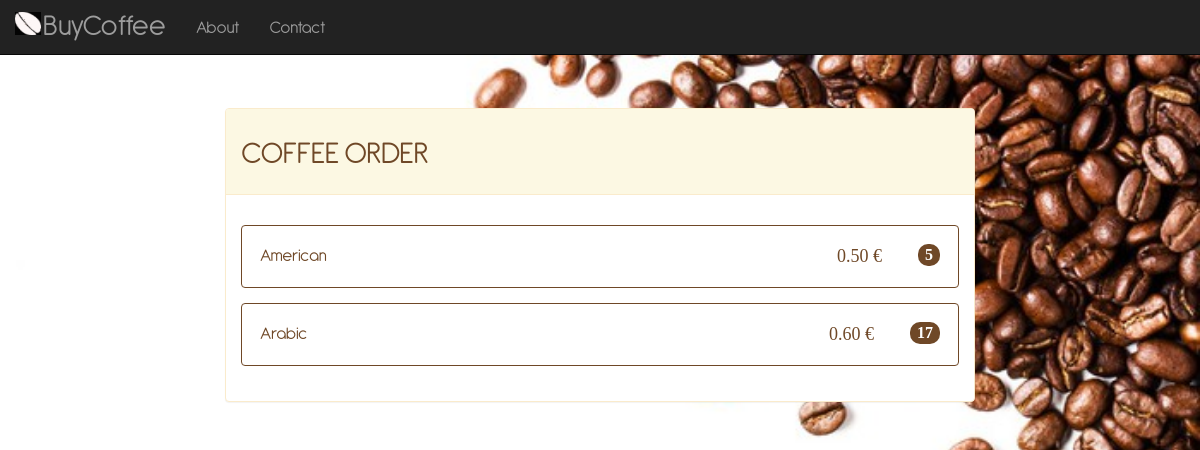
/coffee/, run on an earlier commit of the app's database.
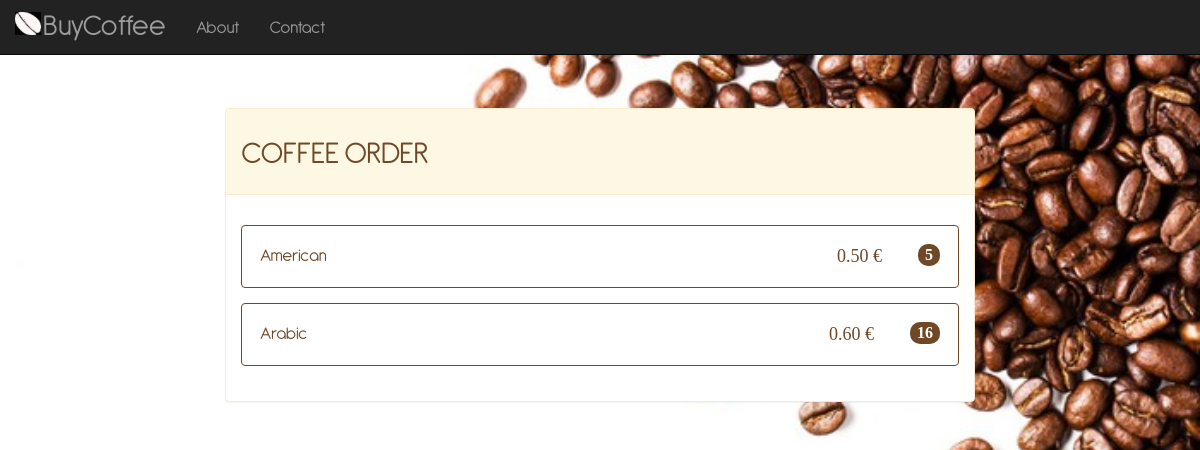
And on a later commit of the database.
### coffee/models.py (models this page shows, shortened)
class CoffeeCapsule(models.Model):
    AMERICAN = 'American'
    ARABIC = 'Arabic'
    COFFEE_CHOICES = (
        (AMERICAN, 'American'),
        (ARABIC, 'Arabic'),
    )
    coffeeType = models.CharField('Type', choices=COFFEE_CHOICES, max_length=25)
    additionDate = models.DateTimeField('addition date', default=timezone.now)
    expirationDate = models.DateTimeField('expiration date')
    coffeeDescription = models.TextField('Description', max_length=200, help_text="Insert a brief product description")
    coffeePrice = models.DecimalField('Price', max_digits=4, decimal_places=2, default=0.50)
    coffeeQuantity = models.PositiveSmallIntegerField('Quantity', default=1, editable=True)

### coffee/views.py (the view)
# urls.py: path('', views.IndexView.as_view(), name='index'),
class IndexView(generic.ListView):
    template_name = 'coffee/index.html'
    context_object_name = 'coffee_list'
    def get_queryset(self):
        return CoffeeCapsule.objects.all().values('coffeeType', 'coffeePrice').annotate(coffeeQuantity=Sum('coffeeQuantity'))

### coffee/templates/coffee/index.html (shortened to what this page needs)
<!doctype html>
<html>
    <head>
        {% load static %}
        <link href="{% static '/coffee/css/bootstrap.min.css' %}" rel="stylesheet" type="text/css">
        <link href="{% static '/coffee/css/custom.css' %}" rel="stylesheet" type="text/css">
    </head>
    <body>
    <nav class="navbar navbar-inverse navbar-fixed-top" role="navigation">
        <div class="container">
            <div class="navbar-header">
                <a class="navbar-brand" href="{% url 'index' %}">
                    BuyCoffee
                </a>
            </div>
            <div class="collapse navbar-collapse" id="bs-example-navbar-collapse-1">
                <ul class="nav navbar-nav">
                    <li>
                        <a href="{% url 'about' %}">About</a>
                    </li>
                    <li>
                        <a href="{% url 'contact' %}">Contact</a>
                    </li>
                </ul>
            </div>
        </div>
    </nav>
        <div class="container-fluid">
            <div class="panel panel-warning">
                <div class="panel-heading">
                    <h1>COFFEE ORDER</h1>
                </div>
                <div id="panel-index-body" class="panel-body">
                    {% load static %}
                    {% if coffee_list %}
                    <ul class="list-group">
                        {% for capsule in coffee_list %}
                            {% if capsule.coffeeQuantity is 0 %}
                                <button type="button" class="list-group-item disabled">
                                    <font color="#808080">{{ capsule.coffeeType }}</font>
                                    <span class="badge badge-primary badge-pill">No available</span>
                                </button>
                            {% else %}
                                <a class="nounderline" href="{% url 'payment' capsule.coffeeType %}">
                                    <button type="button" class="list-group-item">
                                        <font color="#6F4827">{{ capsule.coffeeType }}</font>
                                        <span class="badge badge-primary badge-pill">{{ capsule.coffeeQuantity }}</span>
                                        <span id="priceId">{{ capsule.coffeePrice }} €</span>
                                    </button>
                                </a>
                            {% endif %}
                        {% endfor %}
                    </ul>
                    {% else %}
                    <ul class="list-group-item-warning">Non ci sono cialde disponibili</ul>
                    {% endif %}
                </div>
            </div>
        </div>
                {% load static %}
    </body>
</html>

What changed in the data, as far as the page shows it:
changed CoffeeCapsule "Arabic": coffeeQuantity "17" → "16"
